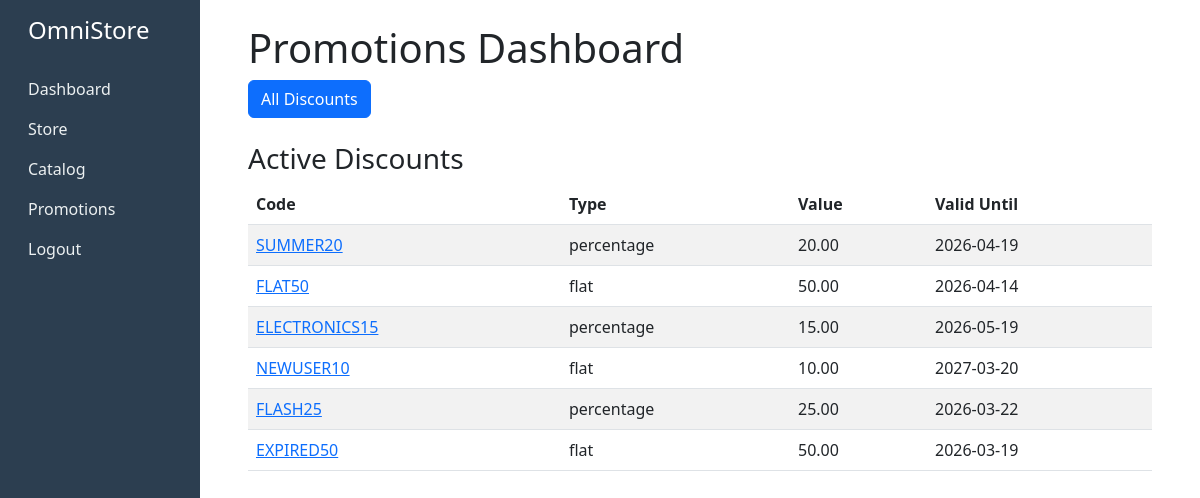
The app's page /promotions/dashboard/ (signed in) with its own data.
### promotions/models.py (models this page shows, shortened)
class Discount(models.Model):
    class DiscountType(models.TextChoices):
        PERCENTAGE = 'percentage', 'Percentage'
        FLAT = 'flat', 'Flat Amount'
    code = models.CharField(max_length=50, unique=True)
    discount_type = models.CharField(max_length=20, choices=DiscountType)
    value = models.DecimalField(max_digits=10, decimal_places=2)
    active_from = models.DateTimeField()
    active_until = models.DateTimeField()
    is_active = models.BooleanField(default=True)
    categories = models.ManyToManyField(
        Category,
        blank=True,
        related_name='discounts'
    )
    products = models.ManyToManyField(
        Product,
        blank=True,
        related_name='discounts'
    )
    usage_limit = models.IntegerField(
        null=True,
        blank=True,
        help_text='Maximum number of times this discount can be used'
    )
    usage_count = models.IntegerField(default=0)
    created_at = models.DateTimeField(auto_now_add=True)
    updated_at = models.DateTimeField(auto_now=True)

### promotions/views.py (the view)
# urls.py: path('dashboard/', views.dashboard, name='dashboard'),
@login_required
def dashboard(request):
    active_discounts = Discount.objects.filter(is_active=True)[:10]
    context = {'active_discounts': active_discounts}
    return render(request, 'promotions/dashboard.html', context)

### identity/models.py (called while the page is built)
    @property
    def is_admin(self):
        return self.role == self.Role.ADMIN

    @property
    def is_manager(self):
        return self.role == self.Role.MANAGER

    @property
    def is_staff_member(self):
        return self.role == self.Role.STAFF

### templates/promotions/dashboard.html (shortened to what this page needs)
{% extends 'base.html' %}
{% block content %}
<div class="p-4">
    <h1>Promotions Dashboard</h1>
    <a href="{% url 'promotions:discount_list' %}" class="btn btn-primary">All Discounts</a>
    <h3 class="mt-4">Active Discounts</h3>
    <table class="table table-striped">
        <thead>
            <tr>
                <th>Code</th>
                <th>Type</th>
                <th>Value</th>
                <th>Valid Until</th>
            </tr>
        </thead>
        <tbody>
            {% for discount in active_discounts %}
            <tr>
                <td><a href="{% url 'promotions:discount_detail' discount.pk %}">{{ discount.code }}</a></td>
                <td>{{ discount.discount_type }}</td>
                <td>{{ discount.value }}</td>
                <td>{{ discount.active_until|date:"Y-m-d" }}</td>
            </tr>
            {% empty %}
            <tr><td colspan="4">No active discounts.</td></tr>
            {% endfor %}
        </tbody>
    </table>
</div>
{% endblock %}

### records on screen
Discount: code "SUMMER20", discount_type "percentage", value "20.00", active_until "2026-04-19"
Discount: code "FLAT50", discount_type "flat", value "50.00", active_until "2026-04-14"
Discount: code "ELECTRONICS15", discount_type "percentage", value "15.00", active_until "2026-05-19"
Discount: code "NEWUSER10", discount_type "flat", value "10.00", active_until "2027-03-20"
Discount: code "FLASH25", discount_type "percentage", value "25.00", active_until "2026-03-22"
Discount: code "EXPIRED50", discount_type "flat", value "50.00", active_until "2026-03-19"
